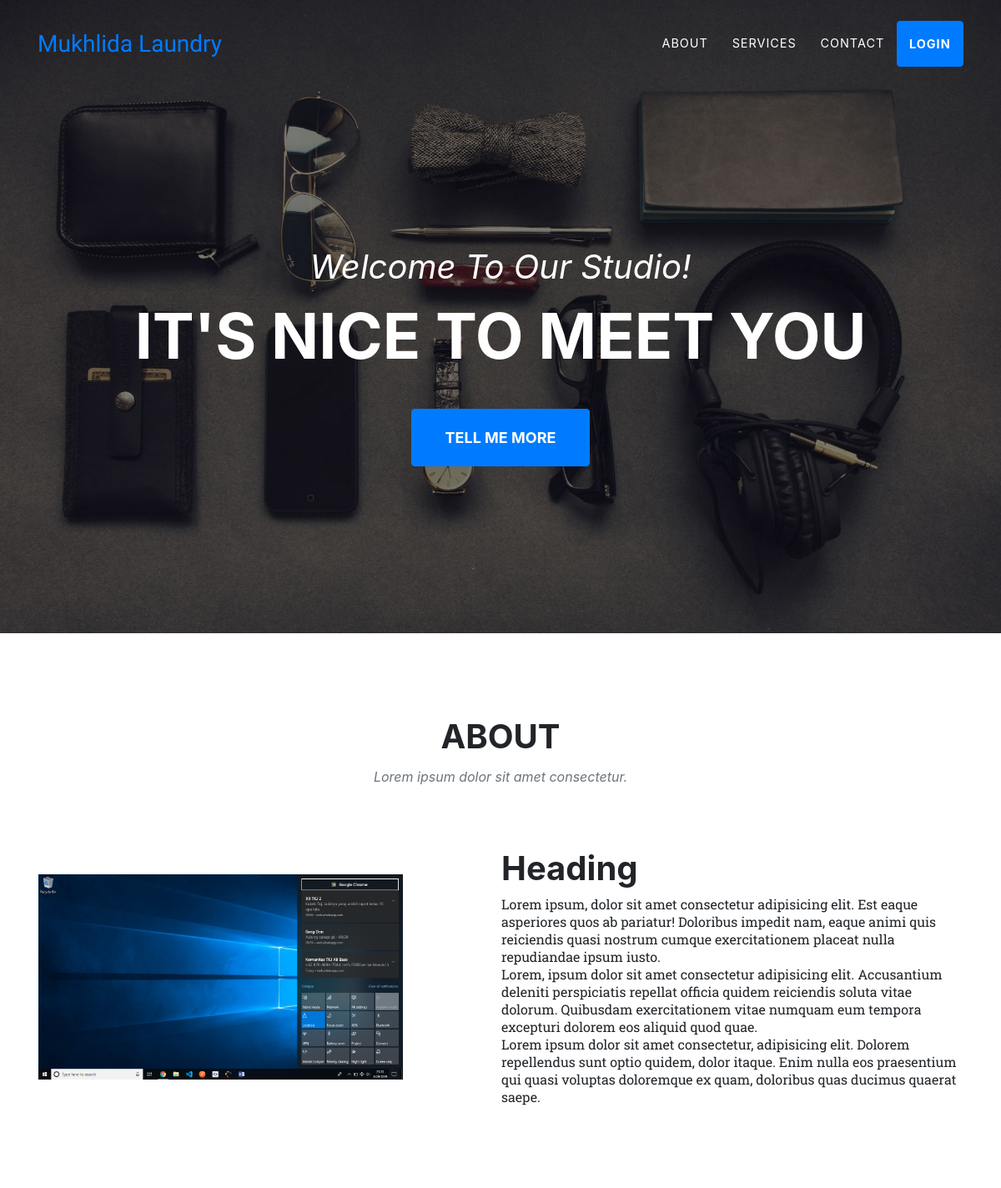
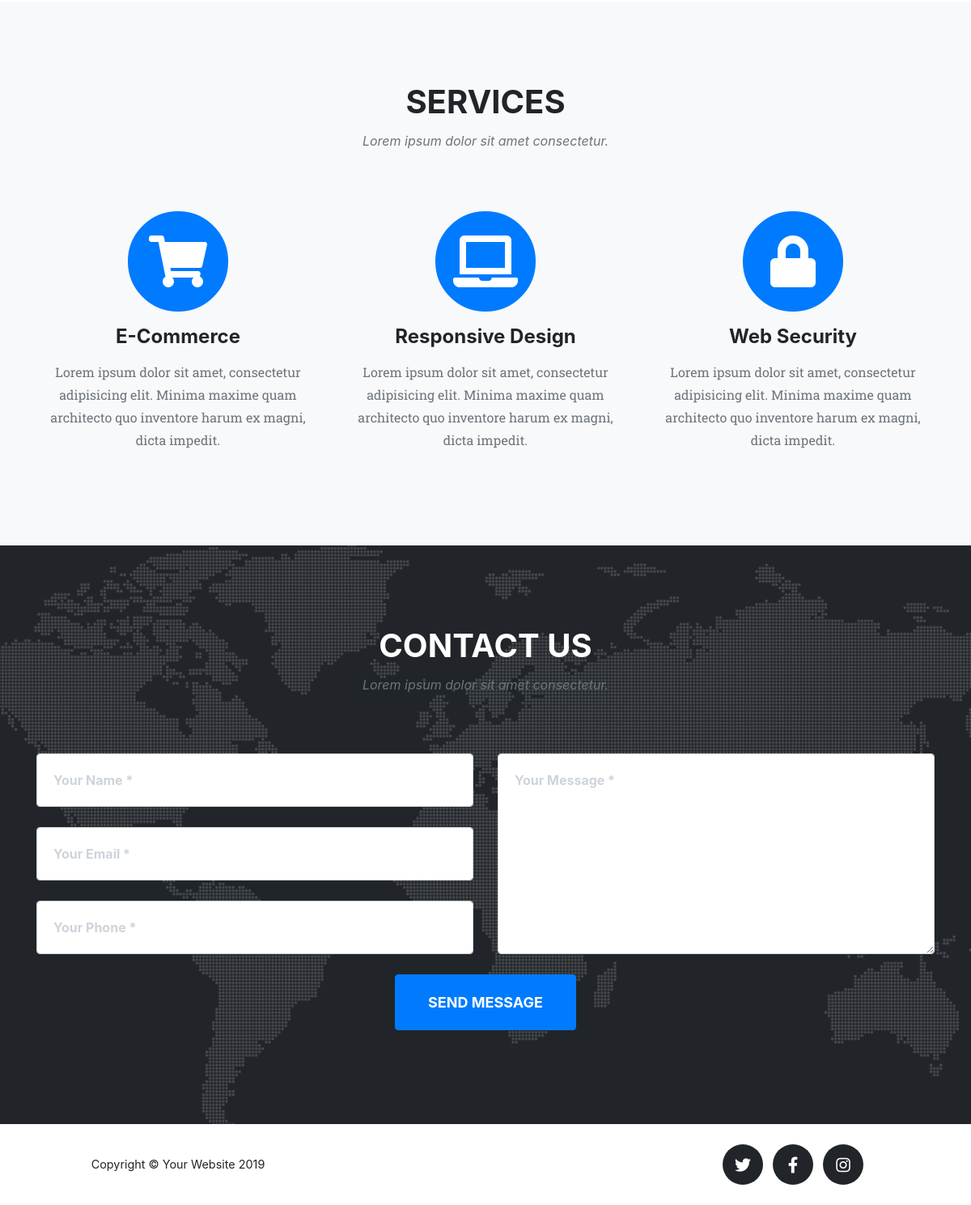
The page / on the database its author committed (2 pictures, top to bottom).
### tables this page shows
CREATE TABLE IF NOT EXISTS `info_toko` (
  `nama_toko` varchar(50) NOT NULL,
  `tentang` text NOT NULL,
  `alamat` varchar(255) NOT NULL,
  `email` varchar(50) NOT NULL,
  `telp` varchar(20) NOT NULL,
  `fax` varchar(20) NOT NULL,
  `rek` varchar(20) NOT NULL,
  `facebook` varchar(100) NOT NULL,
  `twitter` varchar(100) NOT NULL,
  `instagram` varchar(100) NOT NULL
);

### index.php (the view, shortened to what this page needs)
<?php
include_once 'sistem/koneksi.php';
$info_toko = mysqli_fetch_assoc(mysqli_query($koneksi, "SELECT * FROM info_toko"));
?>
<head>
  <link href="assets/vendor/bootstrap/css/bootstrap.min.css" rel="stylesheet">
  <link href="assets/vendor/fontawesome-free/css/all.min.css" rel="stylesheet" type="text/css">
  <link href="assets/css/agency.min.css" rel="stylesheet">
</head>
<body id="page-top">
  <nav class="navbar navbar-expand-lg navbar-light fixed-top" id="mainNav">
    <div class="container">
      <a class="navbar-brand js-scroll-trigger" href="#page-top"><?= $info_toko['nama_toko'] ?></a>
      <div class="collapse navbar-collapse" id="navbarResponsive">
        <ul class="navbar-nav text-uppercase ml-auto">
          <li class="nav-item">
            <a class="nav-link js-scroll-trigger" href="#about">About</a>
          </li>
          <li class="nav-item">
            <a class="nav-link js-scroll-trigger" href="#services">Services</a>
          </li>
          <li class="nav-item">
            <a class="nav-link js-scroll-trigger" href="#contact">Contact</a>
          </li>
          <li class="nav-item">
            <a class="nav-link btn btn-primary font-weight-bold p-1 text-white" href="member/">Login</a>
          </li>
        </ul>
      </div>
    </div>
  </nav>
  <header class="masthead">
    <div class="container">
      <div class="intro-text">
        <div class="intro-lead-in">Welcome To Our Studio!</div>
        <div class="intro-heading text-uppercase">It's Nice To Meet You</div>
        <a class="btn btn-primary btn-xl text-uppercase js-scroll-trigger" href="#services">Tell Me More</a>
      </div>
    </div>
  </header>
  <section class="page-section" id="about">
    <div class="container">
      <div class="row">
        <div class="col-lg-12 text-center">
          <h2 class="section-heading text-uppercase">About</h2>
          <h3 class="section-subheading text-muted">Lorem ipsum dolor sit amet consectetur.</h3>
        </div>
      </div>
      <div class="row">
        <div class="col-lg-12">
          <?= $info_toko['tentang'] ?>
        </div>
      </div>
    </div>
  </section>
  <section class="page-section bg-light" id="services">
    <div class="container">
      <div class="row">
        <div class="col-lg-12 text-center">
          <h2 class="section-heading text-uppercase">Services</h2>
          <h3 class="section-subheading text-muted">Lorem ipsum dolor sit amet consectetur.</h3>
        </div>
      </div>
      <div class="row text-center">
        <div class="col-md-4">
          <span class="fa-stack fa-4x">
            <i class="fas fa-circle fa-stack-2x text-primary"></i>
            <i class="fas fa-shopping-cart fa-stack-1x fa-inverse"></i>
          </span>
          <h4 class="service-heading">E-Commerce</h4>
          <p class="text-muted">Lorem ipsum dolor sit amet, consectetur adipisicing elit. Minima maxime quam architecto quo inventore harum ex magni, dicta impedit.</p>
        </div>
        <div class="col-md-4">
          <span class="fa-stack fa-4x">
            <i class="fas fa-circle fa-stack-2x text-primary"></i>
            <i class="fas fa-laptop fa-stack-1x fa-inverse"></i>
          </span>
          <h4 class="service-heading">Responsive Design</h4>
          <p class="text-muted">Lorem ipsum dolor sit amet, consectetur adipisicing elit. Minima maxime quam architecto quo inventore harum ex magni, dicta impedit.</p>
        </div>
        <div class="col-md-4">
          <span class="fa-stack fa-4x">
            <i class="fas fa-circle fa-stack-2x text-primary"></i>
            <i class="fas fa-lock fa-stack-1x fa-inverse"></i>
          </span>
          <h4 class="service-heading">Web Security</h4>
          <p class="text-muted">Lorem ipsum dolor sit amet, consectetur adipisicing elit. Minima maxime quam architecto quo inventore harum ex magni, dicta impedit.</p>
        </div>
      </div>
    </div>
  </section>
  <section class="page-section" id="contact">
    <div class="container">
      <div class="row">
        <div class="col-lg-12 text-center">
          <h2 class="section-heading text-uppercase">Contact Us</h2>
          <h3 class="section-subheading text-muted">Lorem ipsum dolor sit amet consectetur.</h3>
        </div>
      </div>
      <div class="row">
        <div class="col-lg-12">
          <form id="contactForm" name="sentMessage" novalidate="novalidate">
            <div class="row">
              <div class="col-md-6">
                <div class="form-group">
                  <input class="form-control" id="name" type="text" placeholder="Your Name *" required="required" data-validation-required-message="Please enter your name.">
                </div>
                <div class="form-group">
                  <input class="form-control" id="email" type="email" placeholder="Your Email *" required="required" data-validation-required-message="Please enter your email address.">
                </div>
                <div class="form-group">
                  <input class="form-control" id="phone" type="tel" placeholder="Your Phone *" required="required" data-validation-required-message="Please enter your phone number.">
                </div>
              </div>
              <div class="col-md-6">
                <div class="form-group">
                  <textarea class="form-control" id="message" placeholder="Your Message *" required="required" data-validation-required-message="Please enter a message."></textarea>
                </div>
              </div>
              <div class="col-lg-12 text-center">
                <button id="sendMessageButton" class="btn btn-primary btn-xl text-uppercase" type="submit">Send Message</button>
              </div>
            </div>
          </form>
        </div>
      </div>
    </div>
  </section>
  <footer class="footer">
    <div class="container">
      <div class="row align-items-center">
        <div class="col-md-4">
          <span class="copyright">Copyright &copy; Your Website 2019</span>
        </div>
        <div class="col-md-4">
          <ul class="list-inline social-buttons">
            <li class="list-inline-item">
              <a href="<?= $info_toko['twitter'] ?>">
                <i class="fab fa-twitter mt-3"></i>
              </a>
            </li>
            <li class="list-inline-item">
              <a href="<?= $info_toko['facebook'] ?>">
                <i class="fab fa-facebook-f mt-3"></i>
              </a>
            </li>
            <li class="list-inline-item">
              <a href="<?= $info_toko['instagram'] ?>">
                <i class="fab fa-instagram mt-3"></i>
              </a>
            </li>
          </ul>
        </div>
      </div>
    </div>
  </footer>
</body>
</html>

### rows shown on the page
info_toko: nama_toko "Mukhlida Laundry", tentang (picture), tentang "Heading Lorem ipsum, dolor sit amet consectetur adipisicing elit. Est eaque asperiores quos ab pariatur! Doloribus impedit nam, eaque animi quis reiciendis quasi nostrum cumque exercitationem placeat nulla repudiandae ipsum iusto. Lorem, ipsum dolor sit amet consectetur adipisicing elit. Accusantium deleniti perspiciatis repellat officia quidem reiciendis soluta vitae dolorum. Quibusdam exercitationem vitae numquam eum tempora excepturi dolorem eos aliquid quod quae. Lorem ipsum dolor sit amet consectetur, adipisicing elit. Dolorem repellendus sunt optio quidem, dolor itaque. Enim nulla eos praesentium qui quasi voluptas doloremque ex quam, doloribus quas ducimus quaerat saepe."
